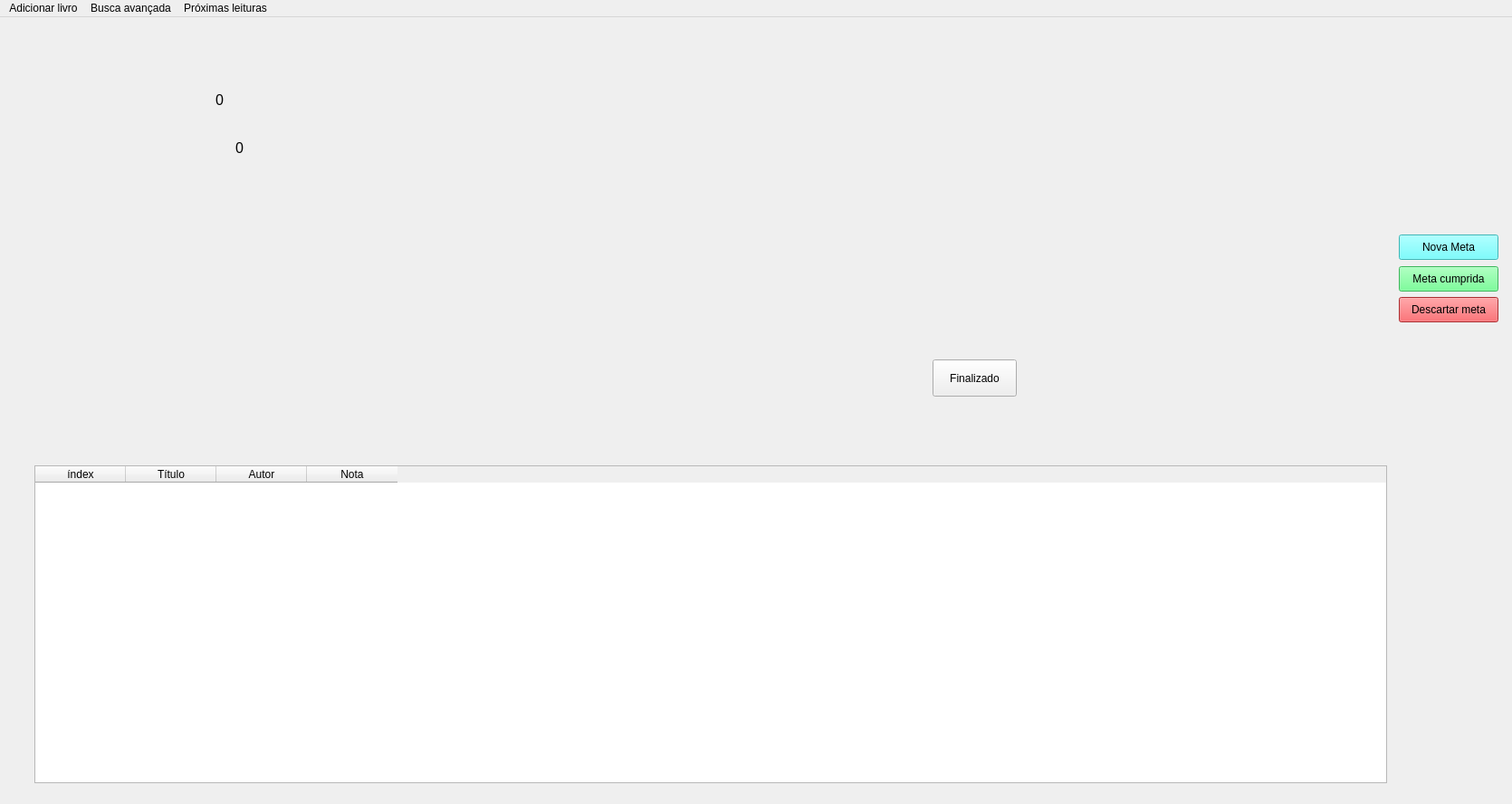
<?xml version="1.0" encoding="UTF-8"?>
<ui version="4.0">
 <class>MainWindow</class>
 <widget class="QMainWindow" name="MainWindow">
  <property name="geometry">
   <rect>
    <x>0</x>
    <y>0</y>
    <width>1670</width>
    <height>888</height>
   </rect>
  </property>
  <property name="minimumSize">
   <size>
    <width>1670</width>
    <height>888</height>
   </size>
  </property>
  <property name="maximumSize">
   <size>
    <width>1670</width>
    <height>888</height>
   </size>
  </property>
  <property name="windowTitle">
   <string>Minha Biblioteca</string>
  </property>
  <widget class="QWidget" name="centralwidget">
   <widget class="QLabel" name="label">
    <property name="geometry">
     <rect>
      <x>0</x>
      <y>-10</y>
      <width>1671</width>
      <height>881</height>
     </rect>
    </property>
    <property name="text">
     <string/>
    </property>
    <property name="pixmap">
     <pixmap>../design/main_window.png</pixmap>
    </property>
   </widget>
   <widget class="QLabel" name="label_ProximaLeitura">
    <property name="geometry">
     <rect>
      <x>260</x>
      <y>382</y>
      <width>751</width>
      <height>28</height>
     </rect>
    </property>
    <property name="font">
     <font>
      <family>Arial</family>
      <pointsize>12</pointsize>
     </font>
    </property>
    <property name="text">
     <string/>
    </property>
   </widget>
   <widget class="QLabel" name="label_TotalLivros">
    <property name="geometry">
     <rect>
      <x>238</x>
      <y>83</y>
      <width>751</width>
      <height>16</height>
     </rect>
    </property>
    <property name="font">
     <font>
      <family>Arial</family>
      <pointsize>12</pointsize>
     </font>
    </property>
    <property name="text">
     <string>0</string>
    </property>
   </widget>
   <widget class="QLabel" name="label_TotalPaginas">
    <property name="geometry">
     <rect>
      <x>260</x>
      <y>136</y>
      <width>751</width>
      <height>16</height>
     </rect>
    </property>
    <property name="font">
     <font>
      <family>Arial</family>
      <pointsize>12</pointsize>
     </font>
    </property>
    <property name="text">
     <string>0</string>
    </property>
   </widget>
   <widget class="QLabel" name="label_GeneroFav">
    <property name="geometry">
     <rect>
      <x>205</x>
      <y>180</y>
      <width>745</width>
      <height>28</height>
     </rect>
    </property>
    <property name="font">
     <font>
      <family>Arial</family>
      <pointsize>12</pointsize>
     </font>
    </property>
    <property name="text">
     <string/>
    </property>
   </widget>
   <widget class="QLabel" name="label_AutorFav">
    <property name="geometry">
     <rect>
      <x>187</x>
      <y>231</y>
      <width>751</width>
      <height>28</height>
     </rect>
    </property>
    <property name="font">
     <font>
      <family>Arial</family>
      <pointsize>12</pointsize>
     </font>
    </property>
    <property name="text">
     <string/>
    </property>
   </widget>
   <widget class="QLabel" name="label_AutorFav_2">
    <property name="geometry">
     <rect>
      <x>200</x>
      <y>282</y>
      <width>751</width>
      <height>28</height>
     </rect>
    </property>
    <property name="font">
     <font>
      <family>Arial</family>
      <pointsize>12</pointsize>
     </font>
    </property>
    <property name="text">
     <string/>
    </property>
   </widget>
   <widget class="QPushButton" name="pushButton_MetaCumprida">
    <property name="geometry">
     <rect>
      <x>1545</x>
      <y>275</y>
      <width>110</width>
      <height>28</height>
     </rect>
    </property>
    <property name="styleSheet">
     <string notr="true">background-color: rgb(85, 255, 127);
alternate-background-color: rgb(170, 255, 127);
font: 8pt &quot;Arial&quot;;</string>
    </property>
    <property name="text">
     <string>Meta cumprida</string>
    </property>
   </widget>
   <widget class="QPushButton" name="pushButton_DescartarMeta">
    <property name="geometry">
     <rect>
      <x>1545</x>
      <y>309</y>
      <width>110</width>
      <height>28</height>
     </rect>
    </property>
    <property name="styleSheet">
     <string notr="true">alternate-background-color: rgb(240, 65, 68);
background-color: rgb(240, 65, 68);</string>
    </property>
    <property name="text">
     <string>Descartar meta</string>
    </property>
   </widget>
   <widget class="QPushButton" name="pushButton_NovaMeta">
    <property name="geometry">
     <rect>
      <x>1545</x>
      <y>240</y>
      <width>110</width>
      <height>28</height>
     </rect>
    </property>
    <property name="styleSheet">
     <string notr="true">background-color: rgb(85, 255, 255);
font: 8pt &quot;Arial&quot;;</string>
    </property>
    <property name="text">
     <string>Nova Meta</string>
    </property>
   </widget>
   <widget class="QTableWidget" name="tableWidget">
    <property name="geometry">
     <rect>
      <x>38</x>
      <y>495</y>
      <width>1494</width>
      <height>351</height>
     </rect>
    </property>
    <property name="styleSheet">
     <string notr="true"/>
    </property>
    <property name="editTriggers">
     <set>QAbstractItemView::NoEditTriggers</set>
    </property>
    <property name="showGrid">
     <bool>false</bool>
    </property>
    <attribute name="horizontalHeaderVisible">
     <bool>true</bool>
    </attribute>
    <attribute name="verticalHeaderVisible">
     <bool>false</bool>
    </attribute>
    <column>
     <property name="text">
      <string>índex</string>
     </property>
    </column>
    <column>
     <property name="text">
      <string>Título</string>
     </property>
    </column>
    <column>
     <property name="text">
      <string>Autor</string>
     </property>
    </column>
    <column>
     <property name="text">
      <string>Nota</string>
     </property>
    </column>
   </widget>
   <widget class="QPushButton" name="pushButton_finalizado">
    <property name="geometry">
     <rect>
      <x>1030</x>
      <y>378</y>
      <width>93</width>
      <height>41</height>
     </rect>
    </property>
    <property name="text">
     <string>Finalizado</string>
    </property>
   </widget>
   <widget class="QLabel" name="label_prazo">
    <property name="geometry">
     <rect>
      <x>1055</x>
      <y>290</y>
      <width>461</width>
      <height>31</height>
     </rect>
    </property>
    <property name="font">
     <font>
      <family>Arial</family>
      <pointsize>12</pointsize>
     </font>
    </property>
    <property name="text">
     <string/>
    </property>
   </widget>
   <widget class="QLabel" name="label_meta">
    <property name="geometry">
     <rect>
      <x>1055</x>
      <y>70</y>
      <width>461</width>
      <height>181</height>
     </rect>
    </property>
    <property name="font">
     <font>
      <family>Arial</family>
      <pointsize>12</pointsize>
      <weight>50</weight>
      <bold>false</bold>
     </font>
    </property>
    <property name="text">
     <string/>
    </property>
    <property name="alignment">
     <set>Qt::AlignLeading|Qt::AlignLeft|Qt::AlignTop</set>
    </property>
   </widget>
  </widget>
  <widget class="QMenuBar" name="menubar">
   <property name="geometry">
    <rect>
     <x>0</x>
     <y>0</y>
     <width>1670</width>
     <height>26</height>
    </rect>
   </property>
   <widget class="QMenu" name="menuAdicionar_livro">
    <property name="title">
     <string>Adicionar livro</string>
    </property>
    <addaction name="actionAdicionar_manualmente"/>
    <addaction name="actionAdicionar_a_partir_de_um_arquivo"/>
   </widget>
   <widget class="QMenu" name="menuBusca_avan_ada">
    <property name="title">
     <string>Busca avançada</string>
    </property>
    <addaction name="actionBuscar"/>
   </widget>
   <widget class="QMenu" name="menuProximas_leituras">
    <property name="title">
     <string>Próximas leituras</string>
    </property>
    <addaction name="actionInserir_titulo"/>
   </widget>
   <addaction name="menuAdicionar_livro"/>
   <addaction name="menuBusca_avan_ada"/>
   <addaction name="menuProximas_leituras"/>
  </widget>
  <action name="actionAdicionar_manualmente">
   <property name="text">
    <string>Adicionar manualmente</string>
   </property>
  </action>
  <action name="actionAdicionar_a_partir_de_um_arquivo">
   <property name="text">
    <string>Adicionar a partir de um arquivo</string>
   </property>
  </action>
  <action name="actionInserir_titulo">
   <property name="text">
    <string>Inserir título</string>
   </property>
  </action>
  <action name="actionBuscar">
   <property name="text">
    <string>Buscar Livros</string>
   </property>
  </action>
 </widget>
 <resources/>
 <connections/>
</ui>
